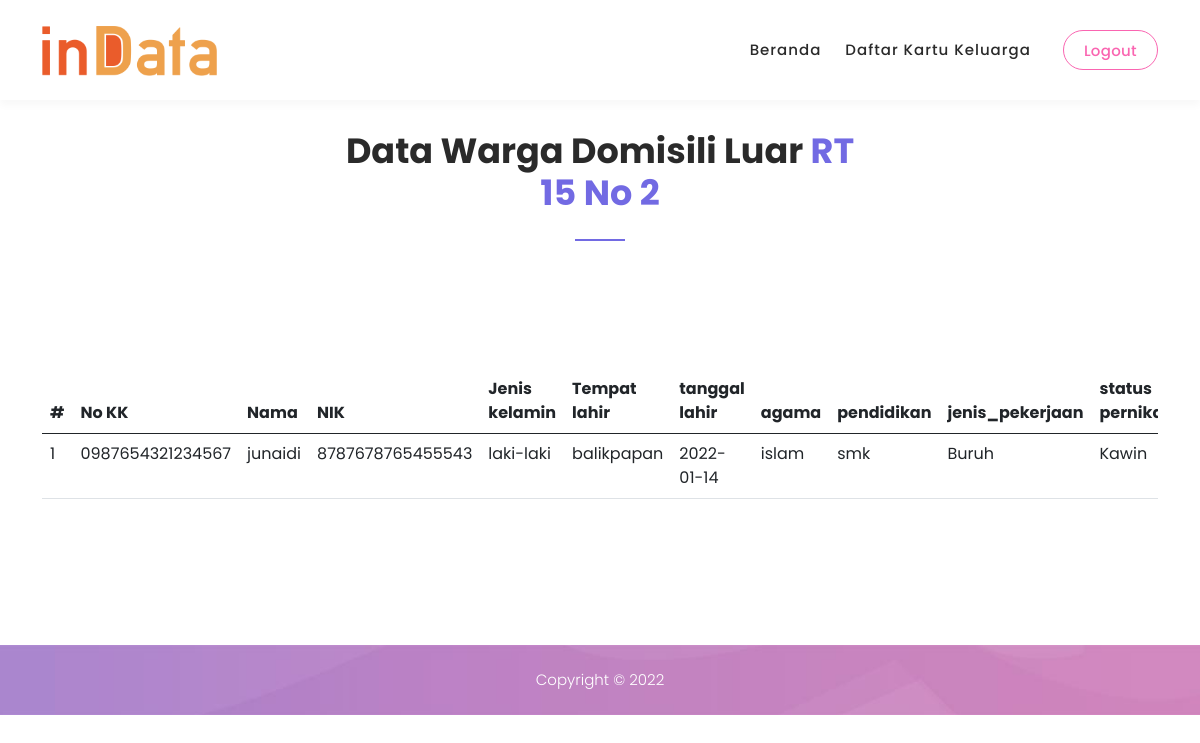
The app's page /crud_luar_rt/detail_kk.php?id=0987654321234567 (signed in) with its own data.
### tables this page shows
CREATE TABLE `kk_luar` (
  `id_kk` int(11) NOT NULL,
  `no_kk` char(16) NOT NULL,
  `nama_kepala` varchar(225) NOT NULL,
  `jalan` varchar(225) NOT NULL,
  `no_rt` varchar(11) NOT NULL,
  `no_rumah` varchar(11) NOT NULL,
  `kelurahan` varchar(225) NOT NULL,
  `kecamatan` varchar(225) NOT NULL
);

CREATE TABLE `warga_luar` (
  `id_masyarakat` int(11) NOT NULL,
  `no_kk` char(16) NOT NULL,
  `nama_lengkap` varchar(225) NOT NULL,
  `nik` char(16) NOT NULL,
  `jenis_kelamin` varchar(225) NOT NULL,
  `tempat_lahir` varchar(225) NOT NULL,
  `tanggal_lahir` varchar(225) NOT NULL,
  `agama` varchar(225) NOT NULL,
  `pendidikan` varchar(225) NOT NULL,
  `jenis_pekerjaan` varchar(225) NOT NULL,
  `status_pernikahan` varchar(225) NOT NULL,
  `status_hubungan` varchar(225) NOT NULL,
  `kewarganegaraan` varchar(225) NOT NULL
);

### crud_luar_rt/detail_kk.php (the view, shortened to what this page needs)
<?php
$id = $_GET['id'];
include "../conf.php";
  $query_mysql = mysqli_query($conn,"SELECT * FROM kk_luar WHERE no_kk='$id'")or die(mysql_error());
  while($i = mysqli_fetch_array($query_mysql)){
?>
<!DOCTYPE html>
<html lang="en">
  <head>
    <link href="../vendor/bootstrap/css/bootstrap.min.css" rel="stylesheet">
    <link rel="stylesheet" href="../assets/css1/fontawesome.css">
    <link rel="stylesheet" href="../assets/css1/templatemo-digimedia-v1.css">
    <link rel="stylesheet" href="../assets/css1/animated.css">
    <link rel="stylesheet" href="../assets/css1/owl.css">
  </head>
<body>
  <header class="header-area header-sticky wow slideInDown" data-wow-duration="0.75s" data-wow-delay="0s">
    <div class="container">
      <div class="row">
        <div class="col-12">
          <nav class="main-nav">
            <a href="index.php" class="logo">
              <img src="../assets/images/indata.png" height="50px" weight="auto" alt="">
            </a>
            <ul class="nav">
            <li class="scroll-to-section"><a href="../rt.php" >beranda </a></li>
             <li class="scroll-to-section"><a href="wl.php" >daftar Kartu Keluarga </a></li>
              <li class="scroll-to-section"><div class="border-first-button"><a href="logout.php">logout</a></div></li>
            </ul>
          </nav>
        </div>
      </div>
    </div>
  </header>
  <div id="contact" class="contact-us section">
    <div class="container">
      <div class="row">
        <div class="col-lg-6 offset-lg-3">
          <div class="section-heading wow fadeIn" data-wow-duration="1s" data-wow-delay="0.5s">
          <h4> Data Warga Domisili Luar  <em> RT 15 No <?php echo $i['no_rumah'];?></em></h4>
            <div class="line-dec"></div>
          </div>
        </div>
        <div class="col-lg-12 wow fadeInUp" data-wow-duration="0.5s" data-wow-delay="0.25s" class="table-responsive">
                <div class="table-responsive">
                <table  class="table table-hover ">
                    <thead>
                      <tr>
                      <th scope="col">#</th>
                              <th scope="col">No KK</th>
                              <th scope="col">Nama</th>
                              <th scope="col">NIK</th>
                              <th scope="col">Jenis kelamin</th>
                              <th scope="col">Tempat lahir</th>
                              <th scope="col">tanggal lahir</th>
                              <th scope="col">agama</th>
                              <th scope="col">pendidikan</th>
                              <th scope="col">jenis_pekerjaan</th>
                              <th scope="col">status pernikahan</th>
                      </tr>
                    </thead>
                    <tbody>
                     <?php
                     include "../conf.php";
                     $id = $_GET['id'];
                     $query_mysql = mysqli_query($conn,"SELECT * FROM warga_luar WHERE no_kk='$id'")or die(mysql_error());
                     $no = 1;
                     while($d = mysqli_fetch_array($query_mysql)){
                     ?>
                      <tr>
                      <td><?php echo $no++; ?></td>
                      <td><?php echo $d['no_kk'];?></td>
                      <td><?php echo $d['nama_lengkap'];?></td>
                      <td><?php echo $d['nik'];?></td>
                      <td><?php echo $d['jenis_kelamin'];?></td>
                      <td><?php echo $d['tempat_lahir'];?></td>
                      <td><?php echo $d['tanggal_lahir'];?></td>
                      <td><?php echo $d['agama'];?></td>
                      <td><?php echo $d['pendidikan'];?></td>
                      <td><?php echo $d['jenis_pekerjaan'];?></td>
                      <td><?php echo $d['status_pernikahan'];?></td>
                      <?php  }}
                          ?>
                      <br> <br>
                    </tr>
                    </tbody>
                  </table>
                  </div>
                </div>
              </div>
            </div>
                </div>
  <footer>
    <div class="container">
      <div class="row">
        <div class="col-lg-12">
        <p>Copyright © 2022  </p>
        </div>
      </div>
    </div>
  </footer>
</body>
</html>

### assets/css1/templatemo-digimedia-v1.css (style rules this page uses)
html, body, div, span, applet, object, iframe, h1, h2, h3, h4, h5, h6, p, blockquote, div pre, a, abbr, acronym, address, big, cite, code, del, dfn, em, font, img, ins, kbd, q, s, samp, small, strike, strong, sub, sup, tt, var, b, u, i, center, dl, dt, dd, ol, ul, li, figure, header, nav, section, article, aside, footer, figcaption { margin: 0; padding: 0; border: 0; outline: 0; }
ul, li { padding: 0; margin: 0; list-style: none; }
header, nav, section, article, aside, footer, hgroup { display: block; }
* { box-sizing: border-box; }
html, body { font-family: 'Poppins', sans-serif; font-weight: 400; background-color: #fff; -ms-text-size-adjust: 100%; -webkit-font-smoothing: antialiased; -moz-osx-font-smoothing: grayscale; }
a { text-decoration: none !important; }
h1, h2, h3, h4, h5, h6 { margin-top: 0px; margin-bottom: 0px; }
ul { margin-bottom: 0px; }
p { font-size: 15px; line-height: 30px; font-weight: 300; color: #afafaf; }
img { width: 100%; overflow: hidden; }
html, body { background: #fff; font-family: 'Poppins', sans-serif; }
.section-heading { position: relative; z-index: 2; }
.section-heading h4 { color: #2a2a2a; font-size: 35px; font-weight: 700; text-transform: capitalize; margin-bottom: 25px; }
.section-heading h4 em { font-style: normal; color: #726ae3; }
.section-heading .line-dec { width: 50px; height: 2px; background-color: #726ae3; }
.border-first-button a { display: inline-block !important; padding: 10px 20px !important; color: #fa65b1 !important; border: 1px solid #fa65b1 !important; border-radius: 23px; font-weight: 500 !important; letter-spacing: 0.3px !important; transition: all .5s; }
.header-area { background-color: #fff; box-shadow: 0px 5px 8px rgba(0,0,0,0.03); position: absolute; left: 0px; right: 0px; z-index: 100; height: 100px; -webkit-transition: all .5s ease 0s; -moz-transition: all .5s ease 0s; -o-transition: all .5s ease 0s; transition: all .5s ease 0s; }
.header-area .main-nav { min-height: 80px; background: transparent; }
.header-area .main-nav .logo { float: left; -webkit-transition: all 0.3s ease 0s; -moz-transition: all 0.3s ease 0s; -o-transition: all 0.3s ease 0s; transition: all 0.3s ease 0s; }
.header-area .main-nav .logo { line-height: 100px; float: left; -webkit-transition: all 0.3s ease 0s; -moz-transition: all 0.3s ease 0s; -o-transition: all 0.3s ease 0s; transition: all 0.3s ease 0s; }
.header-area .main-nav .nav { float: right; margin-top: 30px; margin-right: 0px; background-color: transparent; -webkit-transition: all 0.3s ease 0s; -moz-transition: all 0.3s ease 0s; -o-transition: all 0.3s ease 0s; transition: all 0.3s ease 0s; position: relative; z-index: 999; }
.header-area .main-nav .nav li { padding-left: 20px; padding-right: 20px; }
.header-area .main-nav .nav li:last-child { padding-right: 0px; padding-left: 40px; }
.header-area .main-nav .nav li:last-child a , .background-header .main-nav .nav li:last-child a { padding: 0px 20px !important; font-weight: 400; }
.header-area .main-nav .nav li a { display: block; font-weight: 500; font-size: 15px; color: #2a2a2a; text-transform: capitalize; -webkit-transition: all 0.3s ease 0s; -moz-transition: all 0.3s ease 0s; -o-transition: all 0.3s ease 0s; transition: all 0.3s ease 0s; height: 40px; line-height: 40px; border: transparent; letter-spacing: 1px; }
.header-area.header-sticky { min-height: 80px; }
.header-area .nav { margin-top: 30px; }
@media (max-width: 1200px) { .header-area .main-nav .nav li { padding-left: 12px; padding-right: 12px; } }
@media (max-width: 1200px) { .header-area .main-nav:before { display: none; } }
@media (min-width: 767px) { .header-area .main-nav .nav { display: flex !important; } }
.contact-us { padding-top: 130px; }
.contact-us .section-heading .line-dec { margin: 0 auto; }
.contact-us .section-heading { text-align: center; margin-bottom: 80px; }
footer { background-image: url(../images/footer-bg.jpg); background-position: center center; background-repeat: no-repeat; background-size: cover; margin-top: 130px; }
footer p { text-align: center; margin: 20px 0px; color: #fff; }
@media (max-width: 1200px) { .header-area .main-nav .nav li:last-child { padding-left: 20px; } }

### records on screen
kk_luar: no_rumah "2"
warga_luar: no_kk "0987654321234567", nama_lengkap "junaidi", nik "8787678765455543", jenis_kelamin "laki-laki", tempat_lahir "balikpapan", tanggal_lahir "2022-01-14", agama "islam", pendidikan "smk", jenis_pekerjaan "Buruh", status_pernikahan "Kawin"
